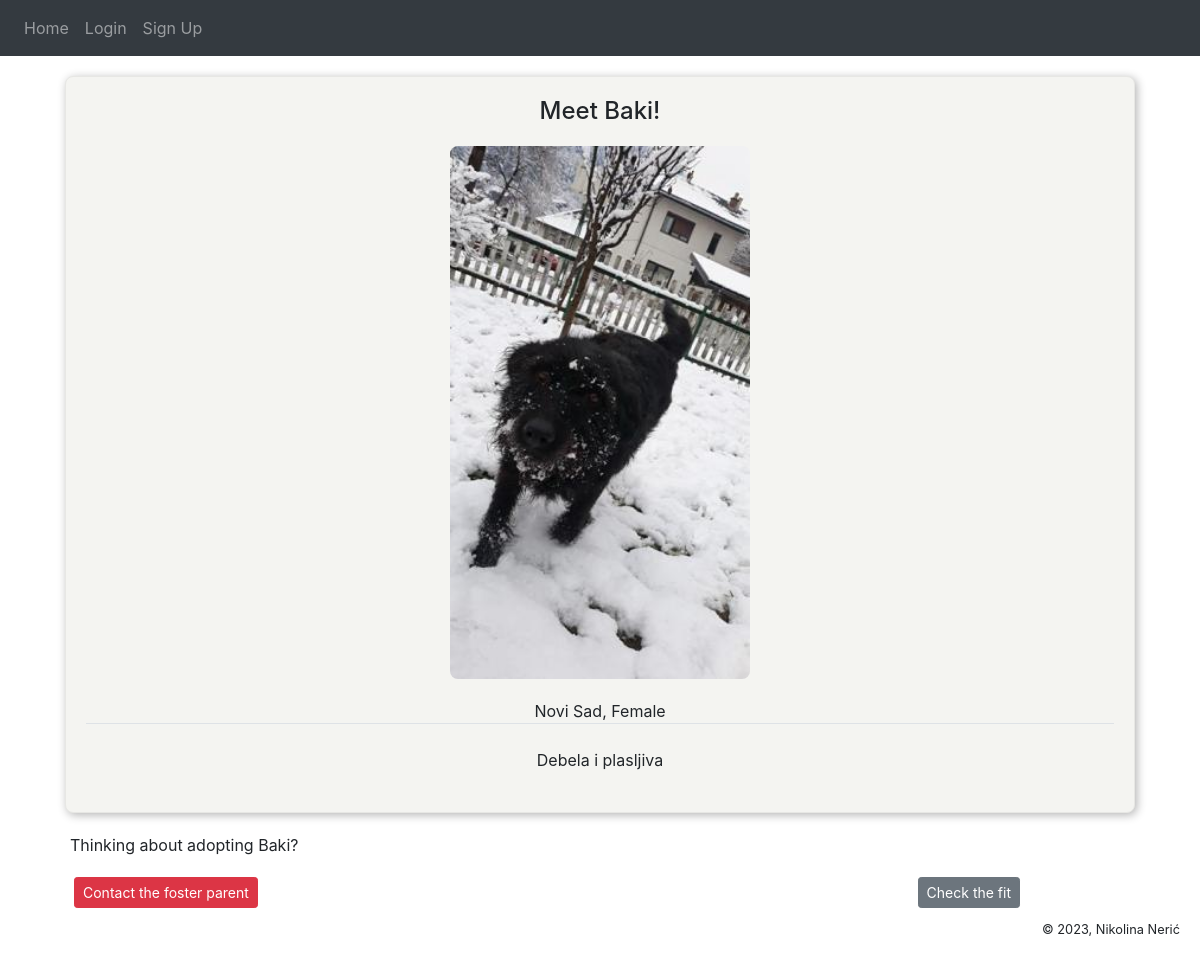
Screenshot of /post/3 with the database file from the repository.
### website/models.py (models this page shows)
class Post(db.Model):
    id = db.Column(db.Integer, primary_key = True)
    title = db.Column(db.String(150))
    gender = db.Column(db.String(150))
    city = db.Column(db.String(150))
    data = db.Column(db.String(10000))
    image_file = db.Column(db.String(150), nullable=False)
    date_posted = db.Column(db.DateTime(timezone = True), default = func.now())
    user_id = db.Column(db.Integer, db.ForeignKey('user.id'))
    dog_info = db.relationship('DogInfo', backref = 'user', uselist = False)

### website/views.py (the view)
def post(post_id):
    post = Post.query.get_or_404(post_id)
    return render_template('post.html', post=post, user = current_user)

### website/templates/post.html (shortened to what this page needs)
{% extends "base.html" %} {% block title %}Post{% endblock %} {% block content
    %}
<div class="post-card">
    <h5>Meet {{ post.title }}!</h5>
    <img src="{{ url_for('static', filename='profile_pics/' + post.image_file) }}" class="post img"alt="dog">
    <br>
    <h7 text-align="center"> {{ post.city }}, {{ post.gender }} </h7>
    <legend class="border-bottom mb-4"></legend>
    <p>{{post.data}}</p>
</div>
    {% if post.user_id == user.id %}
    <div>
      <a class="btn btn-secondary btn-sm mt-1 mb-1" href="{{ url_for('update_post', post_id=post.id) }}">Update</a>
      <button type="button" class="btn btn-danger btn-sm m-1" data-toggle="modal" data-target="#deleteModal">
          Delete</button>
      <button id ="pop-up-button" class="btn btn-secondary btn-sm mt-1 mb-1" style="position:absolute; right:15%">Dog info</button>
    </div>
      <div id="pop-up" style="display:none";>
        <iframe src="{{ url_for('dog_info', post_id=post.id) }}" width="100%" height="450" style=" border-style:hidden ;border-radius: 8px"></iframe>
        <button style="position:fixed; top:2px ;right:20px" class="btn btn-secondary btn-danger" data-dismiss="modal" onclick="document.getElementById('pop-up').style.display='none';">Close</button>
      </div>
    {% else %}
    <div style="margin-left: 25px">
      <p>Thinking about adopting {{post.title}}?</p>
      <button id ="pop-up-button2"  class="btn btn-danger btn-sm m-1">Contact the foster parent</button>
      <button id ="pop-up-button" class="btn btn-secondary btn-sm mt-1 mb-1" style="position:absolute; right:15%">Check the fit</button>
    </div>
    {% endif %}
    <br>
    <br>
{% endblock %}

### website/templates/base.html (style rules this page uses)
html, body { margin: 0; height: 100%; }

### website/templates/post.html (style rules this page uses)
.post-card { text-align: center; margin: 20px; border-style: solid; border-width: 1px; border-radius: 8px; border-color:#e7e7e4; background-color: #f4f4f1; box-shadow: 2px 2px 10px rgba(0, 0, 0, 0.3); padding: 20px; }
.post-card h5 { font-size: 24px; margin-bottom: 20px; }
.post-card img { width: 300px; border-radius: 8px; border-color:gray; margin-bottom: 20px; }
.post-card p { font-size: 16px; line-height: 1.5; margin-bottom: 20px; }

### rows the page displays
Post: title "Baki", image_file (picture), city "Novi Sad", gender "Female", data "Debela i plasljiva"
